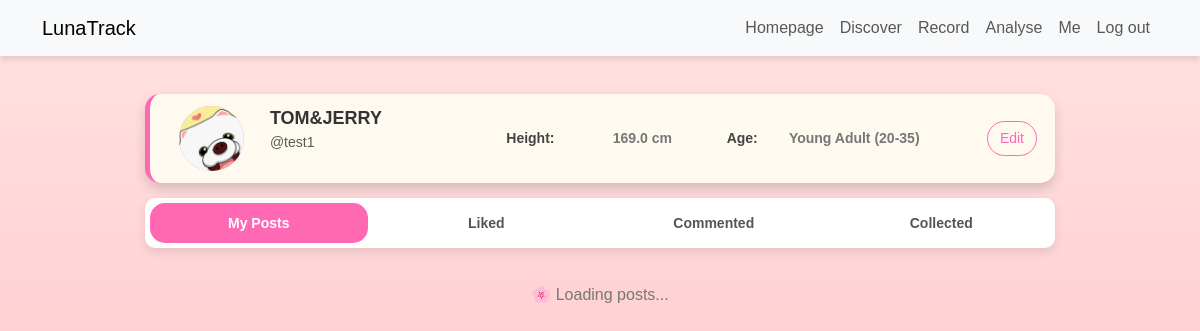
The app's page /users/me/ (signed in) with its own data.
### users/models.py (models this page shows, shortened)
class UserProfile(AbstractUser):
    nickname = models.CharField(max_length=50, blank=True, null=True, verbose_name="Nickname", default="Mysterious User")
    avatar = models.ImageField(upload_to="avatars/", default="avatars/default.jpg", blank=True, null=True)
    email = models.EmailField(unique=True)
    height = models.FloatField(blank=True, null=True, verbose_name="Height (cm)")
    AGE_GROUPS = [
        ("teen", "Teenager (13-19)"),
        ("young_adult", "Young Adult (20-35)"),
        ("middle_aged", "Middle-Aged (36-55)"),
        ("senior", "Senior (56+)"),
    ]
    age_group = models.CharField(max_length=15, choices=AGE_GROUPS, blank=True, null=True, verbose_name="Age Group")
    liked_posts = models.ManyToManyField("community.Post", related_name="liked_by", blank=True)
    collected_posts = models.ManyToManyField("community.Post", related_name="collected_by", blank=True)

### users/views.py (the view)
# urls.py: path("me/", me_view, name="me"),
@login_required
def me_view(request):
    user = request.user
    context = {"user": user}
    return render(request, "users/me.html", context)

### users/templates/users/me.html (shortened to what this page needs)
{% extends "base.html" %}
{% load static %}
{% block content %}
<div class="d-flex flex-column align-items-center">
    <div class="profile-card">
        <div class="profile-section avatar-section">
            <div class="avatar-container">
                <img src="{{ user.avatar.url }}" class="profile-avatar">
            </div>
        </div>
        <div class="profile-section info-section">
            <h3 class="nickname">{{ user.nickname|default:user.username }}</h3>
            <p class="text-muted username">@{{ user.username }}</p>
        </div>
        <div class="profile-section stats-section">
            <p class="sub stats-section">
                <span class="label">Height:</span>
                <span class="value">{{ user.height|default:"--" }} cm</span>
            </p>
            <p class="sub stats-section">
                <span class="label">Age:</span>
                <span class="value">{{ user.get_age_group_display|default:"--" }}</span>
            </p>
        </div>
        <div class="profile-section edit-section">
            <button class="btn btn-outline-pink edit-profile">Edit</button>
        </div>
    </div>
    <nav class="post-tabs">
        <button class="tab-btn active" data-target="created">My Posts</button>
        <button class="tab-btn" data-target="liked">Liked</button>
        <button class="tab-btn" data-target="commented">Commented</button>
        <button class="tab-btn" data-target="collected">Collected</button>
    </nav>
    <div class="post-content">
        <p class="empty-posts">🌸 Loading posts...</p>
    </div>
</div>
<link rel="stylesheet" href="{% static 'css/me.css' %}">
{% endblock %}

### static/css/base.css (style rules this page uses)
body { padding-top: 80px; }

### static/css/me.css (style rules this page uses)
html, body { height: 100%; margin: 0; padding: 0; }
body { background: linear-gradient(to bottom, #ffe4e1, #ffb6c1); background-attachment: fixed; font-family: 'Arial', sans-serif; min-height: 100vh; display: flex; flex-direction: column; }
.d-flex { margin-top: 50px; }
.profile-card { display: flex; align-items: center; justify-content: space-between; background: #fffaf0; border-radius: 15px; padding: 12px 18px; box-shadow: 0px 6px 12px rgba(0, 0, 0, 0.15); border-left: 5px solid #ff69b4; margin-bottom: 15px; max-width: 950px; transition: all 0.3s ease-in-out; flex-wrap: wrap; width: 100%; }
.avatar-section { flex: 0 0 10%; display: flex; justify-content: center; align-items: center; }
.avatar-container { width: 65px; height: 65px; border-radius: 50%; overflow: hidden; background: linear-gradient(135deg, #ff9a9e, #ff69b4); display: flex; align-items: center; justify-content: center; }
.profile-avatar { width: 100%; height: 100%; object-fit: cover; }
.value { font-size: 14px; color: #777; }
.info-section { flex: 0 0 25%; text-align: left; padding-left: 15px; }
.nickname { margin-bottom: 3px; font-size: 18px; font-weight: bold; color: #333; }
.username { font-size: 14px; color: #777; }
.stats-section { flex: 1; display: flex; align-items: center; justify-content: space-around; font-size: 14px; text-align: center; flex-wrap: wrap; color: #444; font-weight: bold; }
.sub.stats-section { margin: 5px; }
.profile-section.stats-section { padding-right: 10px; }
.edit-section { flex: 0 0 10%; text-align: right; }
.edit-profile { background: transparent; border: 1px solid #ff69b4; color: #ff69b4; padding: 6px 12px; border-radius: 25px; cursor: pointer; font-size: 14px; transition: all 0.3s ease; }
.post-tabs { display: flex; justify-content: space-around; max-width: 950px; background: white; border-radius: 10px; box-shadow: 0px 4px 10px rgba(0, 0, 0, 0.1); margin-bottom: 15px; overflow: hidden; width: 100%; }
.tab-btn { flex: 1; text-align: center; margin: 5px; min-height: 40px; border: none; cursor: pointer; font-size: 14px; font-weight: bold; background: none; border-radius: 5px; transition: all 0.3s ease; color: #555; white-space: wrap; }
.tab-btn.active { background: #ff69b4; color: white; border-radius: 15px; }
.post-content { width: 100%; margin: 0 auto; }
.empty-posts { text-align: center; font-size: 16px; color: #777; padding: 20px; }

### records on screen
UserProfile: avatar (picture), nickname "TOM&JERRY", username "test1", height "169.0", age_group "Young Adult (20-35)"
